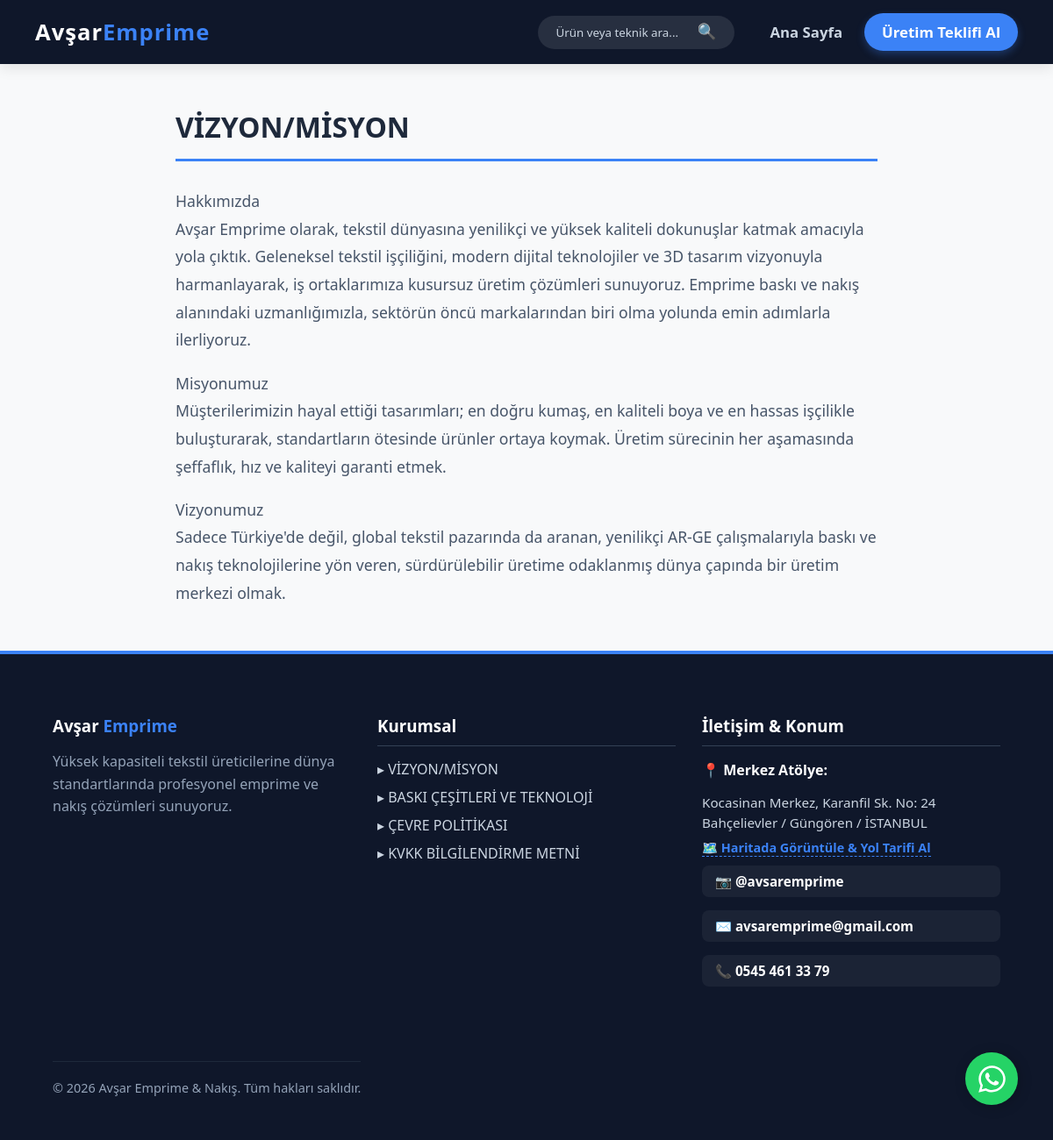
The page /kurumsal/vizyonmisyon/ on the database its author committed.
### katalog/models.py (models this page shows, shortened)
class KurumsalSayfa(models.Model):
    baslik = models.CharField(max_length=200, verbose_name="Sayfa Başlığı")
    slug = models.SlugField(unique=True, blank=True, verbose_name="URL Uzantısı")
    icerik = models.TextField(verbose_name="Sayfa İçeriği")
    aktif = models.BooleanField(default=True, verbose_name="Yayında mı?")
    class Meta:
        verbose_name = "Kurumsal Sayfa"
        verbose_name_plural = "Kurumsal Sayfalar"

### katalog/views.py (the view)
# urls.py: path('kurumsal/<slug:slug>/', views.kurumsal_detay, name='kurumsal_detay'),
def kurumsal_detay(request, slug):
    sayfa = get_object_or_404(KurumsalSayfa, slug=slug)
    return render(request, 'kurumsal_detay.html', {'sayfa': sayfa})

### katalog/context_processors.py (called while the page is built)
def kurumsal_menu(request):
    sayfalar = KurumsalSayfa.objects.all()
    return {'kurumsal_linkler': sayfalar}

### katalog/templates/kurumsal_detay.html
{% extends "base.html" %}
{% block content %}
<div class="kurumsal-container" style="max-width: 800px; margin: 50px auto; padding: 0 20px;">
    <h1 style="color: #1e293b; border-bottom: 3px solid #3b82f6; padding-bottom: 15px; margin-bottom: 30px;">
        {{ sayfa.baslik }}
    </h1>
    <div class="kurumsal-icerik" style="line-height: 1.8; color: #475569; font-size: 1.1em;">
        {{ sayfa.icerik|linebreaks }}
    </div>
</div>
{% endblock %}

### katalog/templates/base.html (shortened to what this page needs)
<!DOCTYPE html>
<html lang="tr">
<head>
</head>
<body>
    <a href="https://wa.me/905454613379?text=Merhaba,%20Avşar%20Emprime%20web%20sitenizden%20ulaşıyorum.%20Üretim%20ve%20fiyatlar%20hakkında%20bilgi%20almak%20istiyorum."
        class="whatsapp-float" target="_blank" title="WhatsApp'tan Bize Ulaşın">
    </a>
    <nav class="navbar">
        <a href="{% url 'vitrin' %}" class="logo">Avşar<span>Emprime</span></a>
        <div class="nav-links" id="navMenusu">
            <form action="{% url 'vitrin' %}" method="GET" class="arama-formu">
                <input type="text" name="q" placeholder="Ürün veya teknik ara..." class="arama-input" required>
                <button type="submit" class="arama-btn">🔍</button>
            </form>
            <a href="{% url 'vitrin' %}">Ana Sayfa</a>
            <a href="{% url 'teklif_al' %}" class="nav-btn">Üretim Teklifi Al</a>
        </div>
    </nav>
    <main class="main-content">
        {% block content %}{% endblock %}
    </main>
    <footer class="footer">
        <div
            style="display: flex; justify-content: space-between; flex-wrap: wrap; gap: 30px; max-width: 1200px; margin: 0 auto; text-align: left;">
            <div style="flex: 1; min-width: 250px;">
                <h3 style="color: white; margin-bottom: 15px;">Avşar <span style="color: #3b82f6;">Emprime</span></h3>
                <p style="line-height: 1.6;">Yüksek kapasiteli tekstil üreticilerine dünya standartlarında profesyonel
                    emprime ve nakış çözümleri sunuyoruz.</p>
            </div>
            <div style="flex: 1; min-width: 250px;">
                <h3 style="color: white; border-bottom: 1px solid #334155; padding-bottom: 10px; margin-bottom: 15px;">
                    Kurumsal</h3>
                <ul style="list-style: none; padding: 0; margin: 0;">
                    {% for sayfa in kurumsal_linkler %}
                    <li style="margin-bottom: 10px;">
                        <a href="{% url 'kurumsal_detay' sayfa.slug %}"
                            style="color: #cbd5e1; text-decoration: none; transition: 0.3s;"
                            onmouseover="this.style.color='#3b82f6'" onmouseout="this.style.color='#cbd5e1'">
                            ▸ {{ sayfa.baslik }}
                        </a>
                    </li>
                    {% empty %}
                    <li>Sayfalar hazırlanıyor...</li>
                    {% endfor %}
                </ul>
            </div>
            <div style="flex: 1; min-width: 250px;">
                <h3 style="color: white; border-bottom: 1px solid #334155; padding-bottom: 10px; margin-bottom: 15px;">
                    İletişim & Konum</h3>
                <div style="margin-bottom: 15px;">
                    <p style="margin-bottom: 5px; color: white; font-weight: bold;">📍 Merkez Atölye:</p>
                    <p style="margin-bottom: 5px; font-size: 0.95em; line-height: 1.5; color: #cbd5e1;">
                        Kocasinan Merkez, Karanfil Sk. No: 24<br>
                        Bahçelievler / Güngören / İSTANBUL
                    </p>
                    <a href="https://www.google.com/maps/search/?api=1&query=Avşar+Emprime+Nakış+Kocasinan+Merkez+Karanfil+Sokak+No:24+Bahçelievler"
                        target="_blank"
                        style="color: #3b82f6; text-decoration: none; font-size: 0.9em; font-weight: bold; border-bottom: 1px dashed #3b82f6;">
                        🗺️ Haritada Görüntüle & Yol Tarifi Al
                    </a>
                    <div class="footer-iletisim">
                        <a href="https://instagram.com/avsaremprime" target="_blank">📷 @avsaremprime</a>
                        <a href="mailto:avsaremprime@gmail.com">✉️ avsaremprime@gmail.com</a>
                        <a href="tel:+905454613379">📞 0545 461 33 79</a>
                    </div>
                </div>
            </div>
            <div
                style="text-align: center; margin-top: 40px; padding-top: 20px; border-top: 1px solid #1e293b; font-size: 0.9em;">
                &copy; 2026 Avşar Emprime & Nakış. Tüm hakları saklıdır.
            </div>
    </footer>
</body>
</html>

### katalog/templates/base.html (style rules this page uses)
body { margin: 0; font-family: 'Segoe UI', Tahoma, Geneva, Verdana, sans-serif; background-color: #f8f9fa; color: #2c3e50; display: flex; flex-direction: column; min-height: 100vh; }
.navbar { background: #0f172a; color: white; padding: 15px 40px; display: flex; justify-content: space-between; align-items: center; position: sticky; top: 0; z-index: 1000; box-shadow: 0 4px 15px rgba(0, 0, 0, 0.1); }
.logo { font-size: 1.6em; font-weight: 900; text-decoration: none; color: white; letter-spacing: 1px; }
.logo span { color: #3b82f6; }
.nav-links { display: flex; gap: 25px; align-items: center; }
.nav-links a { color: #cbd5e1; text-decoration: none; font-weight: bold; transition: 0.3s; font-size: 1.05em; }
.nav-btn { background: #3b82f6; padding: 10px 20px; border-radius: 30px; color: white !important; box-shadow: 0 4px 10px rgba(59, 130, 246, 0.3); }
.arama-formu { display: flex; align-items: center; background: rgba(255, 255, 255, 0.1); border-radius: 20px; padding: 5px 15px; margin-right: 15px; }
.arama-input { background: transparent; border: none; color: white; padding: 5px; outline: none; width: 150px; font-family: inherit; }
.arama-input::placeholder { color: #cbd5e1; }
.arama-btn { background: transparent; border: none; color: white; cursor: pointer; font-size: 1.1em; transition: 0.3s; }
.main-content { flex: 1; }
.footer { background: #0f172a; color: #94a3b8; padding: 50px 5%; margin-top: auto; border-top: 4px solid #3b82f6; }
.footer-iletisim { margin-top: 10px; font-size: 0.95em; display: flex; flex-direction: column; gap: 15px; }
.footer-iletisim a { color: white; text-decoration: none; font-weight: bold; padding: 8px 15px; background: rgba(255, 255, 255, 0.05); border-radius: 8px; transition: 0.3s; display: inline-block; }
.whatsapp-float { position: fixed; width: 60px; height: 60px; bottom: 40px; right: 40px; background-color: #25d366; color: #FFF; border-radius: 50px; text-align: center; font-size: 30px; box-shadow: 2px 2px 15px rgba(0, 0, 0, 0.2); z-index: 9998; display: flex; align-items: center; justify-content: center; text-decoration: none; transition: all 0.3s ease; animation: pulse 2s infinite; }
.whatsapp-float svg { width: 35px; height: 35px; fill: white; }

### rows shown on the page
KurumsalSayfa: baslik "VİZYON/MİSYON", icerik "Hakkımızda Avşar Emprime olarak, tekstil dünyasına yenilikçi ve yüksek kaliteli dokunuşlar katmak amacıyla yola çıktık. Geleneksel tekstil işçiliğini, modern dijital teknolojiler ve 3D tasarım vizyonuyla harmanlayarak, iş ortaklarımıza kusursuz üretim çözümleri sunuyoruz. Emprime baskı ve nakış alanındaki uzmanlığımızla, sektörün öncü markalarından biri olma yolunda emin adımlarla ilerliyoruz. Misyonumuz Müşterilerimizin hayal ettiği tasarımları; en doğru kumaş, en kaliteli boya ve en hassas işçilikle buluşturarak, standartların ötesinde ürünler ortaya koymak. Üretim sürecinin her aşamasında şeffaflık, hız ve kaliteyi garanti etmek. Vizyonumuz Sadece Türkiye'de değil, global tekstil…"
KurumsalSayfa: baslik "BASKI ÇEŞİTLERİ VE TEKNOLOJİ"
KurumsalSayfa: baslik "ÇEVRE POLİTİKASI"
KurumsalSayfa: baslik "KVKK BİLGİLENDİRME METNİ"
